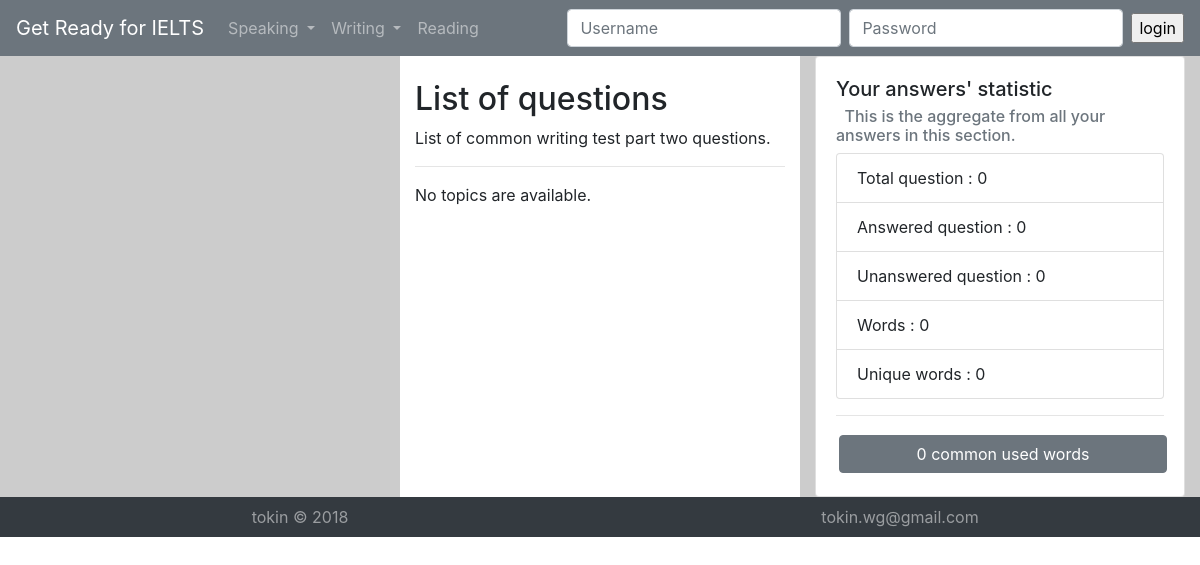
Page /wr2/ on the earlier database version.
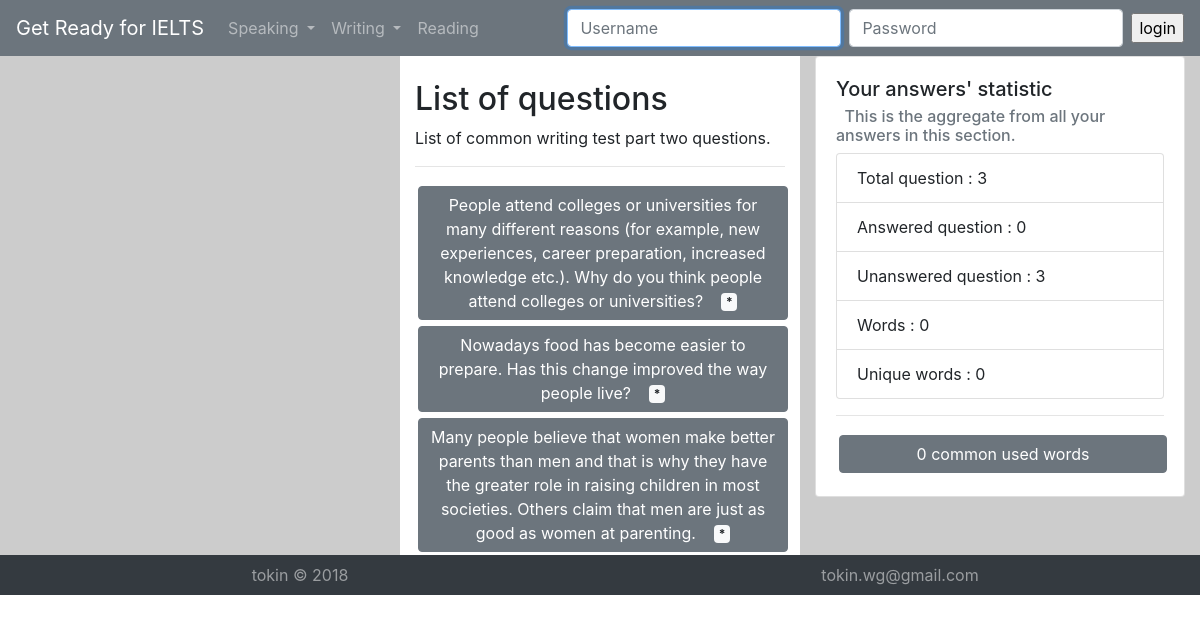
Same page on the later database version.
### writep2app/models.py (models this page shows, shortened)
class Ieltswritingp2topic(models.Model):
    wr2topic = models.CharField(max_length=1000)
    wr2question = models.CharField(max_length=2000)
    wr2sampleurl = models.URLField(max_length=500)
    pub_date = models.DateTimeField('date published')

### writep2app/views.py (the view)
# urls.py: path('', views.index, name='index'),
def index(request):
    full_topic_list = Ieltswritingp2topic.objects.all().values('id', 'wr2topic','wr2question','wr2sampleurl', 'answers__answer', 'answers__id', 'answers__uid')
    topic_list = [] # collect questions and answers for current user
    list_in = [] # collect question id which is added in topic_list
    all_answers = '' # all answers for staistic
    answered_count = 0
    for topic in full_topic_list :
        if topic['answers__uid'] == request.user.id : # question is answered by current user
            topic_list.append(topic)
            list_in.append(topic['id'])
            all_answers += topic['answers__answer'] + " " # all answers for staistic
            answered_count +=1
        elif topic['answers__uid'] == None: # questions without any answers
            topic_list.append(topic)
            list_in.append(topic['id'])
    for topic in full_topic_list :
        if topic['id'] not in list_in : # other questions
            tpc = {'id': topic['id'], 'wr2topic': topic['wr2topic'],'wr2question':topic['wr2question'],'wr2sampleurl':topic['wr2sampleurl'],'answers__answer': None, 'answers__id': None, 'answers__uid': None}
            topic_list.append(tpc)
            list_in.append(topic['id'])
    ua = UserAnswers(all_answers, 50)
    wcount = ua.words_count
    topic_list = sorted(topic_list, key=itemgetter('id'))
    context = {'topic_list': topic_list, 'answers' : wcount, 'answered': [answered_count, len(topic_list)-answered_count]}
    return render(request, 'writep2app/index.html',context)

### lib/wstat.py (called while the page is built)
    def words_count(self):
        text = re.findall(r'\w+', self.text.lower())
        word_count = Counter(text)
        uwc = len(word_count) # unique word's count
        wc = sum(word_count.values()) # all word's count
        return {'wc' : wc, 'uwc' : uwc, 'cntr' : dict(word_count.most_common(self.wcount))}

### writep2app/templates/writep2app/index.html (shortened to what this page needs)
{% extends "base.html" %}
{% load string_replace %}
{% block content %}
<div class="container-fluid">
  <div class="row">
    <div class="col-sm asidesm">
    </div>
    <div class="col-sm">
      <br>
      <h2>List of questions</h2>
      <p>List of common writing test part two questions.</p>
      <hr>
      {% if topic_list %}
        {% for topic in topic_list %}
        {% if topic.answers__uid == request.user.id %}
          <a class="btn btn-secondary col-lg-12 col-sm-12" data-toggle="collapse"
          href="#collapse{{topic.id}}" role="button" aria-expanded="false"
          aria-controls="collapse{{topic.id}}" style="margin:3px; word-wrap: break-word; white-space: normal;">
              {{ topic.wr2topic }} &nbsp;&nbsp;&nbsp;<span class="badge badge-light" id="ans{{topic.id}}">*</span>
          </a>
            {% endif %}
        {%endfor%}
        {% else %}
          <p>No topics are available.</p>
        {% endif %}
      </div>
      <div class="col-sm asidesm">
        <div class="card">
          <div class="card-body">
            <h5 class="card-title">Your answers' statistic</h5>
            <h6 class="card-subtitle mb-2 text-muted">&nbsp;&nbsp;This is the aggregate from all your answers in this section.</h6>
            <ul class="list-group">
              <li class="list-group-item">Total question : {{ topic_list|length }}</li>
              <li class="list-group-item">Answered question : {{ answered.0 }}</li>
              <li class="list-group-item">Unanswered question : {{ answered.1 }}</li>
              <li class="list-group-item">Words : {{answers.wc}}</li>
              <li class="list-group-item">Unique words : {{answers.uwc}}</li>
            </ul>
            <hr>
            <a class="btn btn-secondary col-lg-12 col-sm-12" data-toggle="collapse"
            href="#collapse_common_words" role="button" aria-expanded="false"
            aria-controls="collapse_common_words" style="margin:3px; word-wrap: break-word; white-space: normal;">
                {{ answers.cntr|length }} common used words
            </a>
          </div>
        </div>
      </div>
  </div>
</div>
{% endblock %}

### speakp1app/templates/base.html (shortened to what this page needs)
<!DOCTYPE html>
<html lang="en">
<head>
    <link rel="stylesheet" href="https://maxcdn.bootstrapcdn.com/bootstrap/4.0.0/css/bootstrap.min.css">
    <link rel="stylesheet" href="/static/css/custom_style.css">
</head>
<body>
  <nav class="navbar navbar-expand-lg navbar-dark bg-secondary">
  <a class="navbar-brand" href="/">Get Ready for IELTS</a>
  <div class="collapse navbar-collapse" id="navbarSupportedContent">
    <ul class="navbar-nav mr-auto">
      <li class="nav-item dropdown">
        <a class="nav-link dropdown-toggle" href="#" id="navbarDropdown" role="button" data-toggle="dropdown" aria-haspopup="true" aria-expanded="false">
          Speaking
        </a>
      </li>
      <li class="nav-item dropdown">
        <a class="nav-link dropdown-toggle" href="#" id="navbarDropdown" role="button" data-toggle="dropdown" aria-haspopup="true" aria-expanded="false">
          Writing
        </a>
      </li>
      <li class="nav-item">
        <a class="nav-link" href="/reading/">Reading</a>
      </li>
    </ul>
    {% if user.get_username %}
      <span class="navbar-text">
        Hello, {{ user.get_username }} | <a href="/accounts/logout/?next=/">LogOUT</a>
      </span>
    {% else %}
    <form class="form-inline my-2 my-lg-0" method="post" action="{% url 'login' %}">
      <input class="form-control mr-sm-2" placeholder="Username" type="text" name="username" autofocus maxlength="254" required id="id_username" />
      <input class="form-control mr-sm-2" placeholder="Password" type="password" name="password" required id="id_password" />
      <input type="submit" value="login" />
    </form>
    {% endif %}
  </div>
</nav>
        {% block content %}{% endblock %}
  <div class="container-fluid navbar-dark bg-dark">
    <div class="row">
      <div class="col-lg-6 col-sm-12 text-center">
        <span class="navbar-text">
          tokin &copy; 2018
        </span>
      </div>
      <div class="col-lg-6 col-sm-12 text-center">
        <span class="navbar-text">
          tokin.wg@gmail.com
        </span>
      </div>
    </div>
  </div>
</body>
</html>

### static/css/custom_style.css (style rules this page uses)
body, html { height:100% }

### speakp1app/templates/base.html (style rules this page uses)
.asidesm { background-color: #ccc; }

Differences in the rows shown:
added Ieltswritingp2topic: wr2topic "People attend colleges or universities for many different reasons (for example, new experiences, career preparation, increased knowledge etc.). Why do you think people attend colleges or universities?"
added Ieltswritingp2topic: wr2topic "Nowadays food has become easier to prepare. Has this change improved the way people live?"
added Ieltswritingp2topic: wr2topic "Many people believe that women make better parents than men and that is why they have the greater role in raising children in most societies. Others claim that men are just as good as women at parenting."
Other differences:
{{ topic_list|length }}: "0" → "3"
{{ answered.1 }}: "0" → "3"
text no longer shown: "No topics are available."
